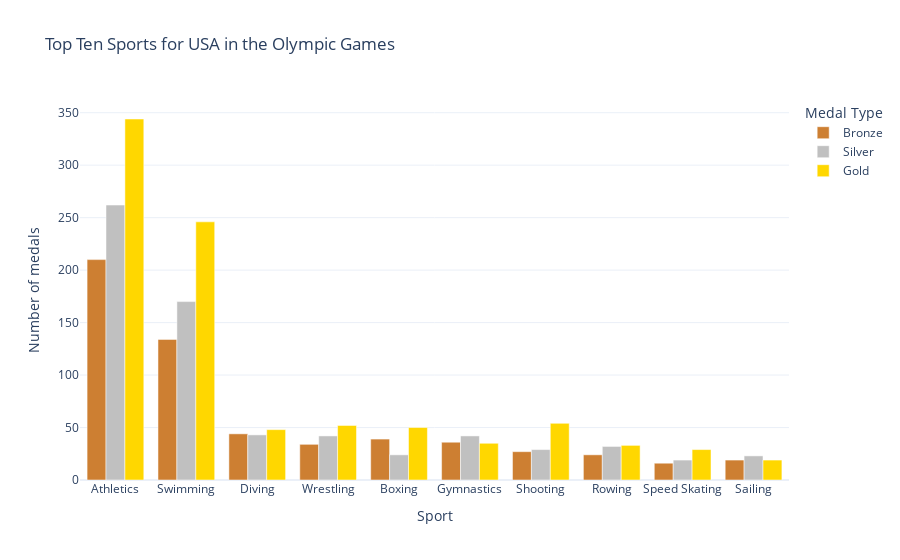

This figure's notebook cell:
### Code cell
medals_top_ten_sport = PlotFigures.plot_medals_per_sport()
medals_top_ten_sport.show()

### Figure 1 — Plotly figure (JSON) as saved in the notebook; plotly's stock layout.template omitted (floating-point values rounded to 4 significant figures)
{"data": [{"alignmentgroup": "True", "hovertemplate": "Medal Type=Bronze<br>Sport=%{x}<br>Number of medals=%{y}<extra></extra>", "legendgroup": "Bronze", "marker": {"color": "#CD7F32", "pattern": {"shape": ""}}, "name": "Bronze", "offsetgroup": "Bronze", "orientation": "v", "showlegend": true, "textposition": "auto", "type": "bar", "x": ["Athletics", "Swimming", "Diving", "Wrestling", "Boxing", "Gymnastics", "Shooting", "Rowing", "Speed Skating", "Sailing"], "xaxis": "x", "y": [210, 134, 44, 34, 39, 36, 27, 24, 16, 19], "yaxis": "y"}, {"alignmentgroup": "True", "hovertemplate": "Medal Type=Silver<br>Sport=%{x}<br>Number of medals=%{y}<extra></extra>", "legendgroup": "Silver", "marker": {"color": "#C0C0C0", "pattern": {"shape": ""}}, "name": "Silver", "offsetgroup": "Silver", "orientation": "v", "showlegend": true, "textposition": "auto", "type": "bar", "x": ["Athletics", "Swimming", "Diving", "Wrestling", "Boxing", "Gymnastics", "Shooting", "Rowing", "Speed Skating", "Sailing"], "xaxis": "x", "y": [262, 170, 43, 42, 24, 42, 29, 32, 19, 23], "yaxis": "y"}, {"alignmentgroup": "True", "hovertemplate": "Medal Type=Gold<br>Sport=%{x}<br>Number of medals=%{y}<extra></extra>", "legendgroup": "Gold", "marker": {"color": "#FFD700", "pattern": {"shape": ""}}, "name": "Gold", "offsetgroup": "Gold", "orientation": "v", "showlegend": true, "textposition": "auto", "type": "bar", "x": ["Athletics", "Swimming", "Diving", "Wrestling", "Boxing", "Gymnastics", "Shooting", "Rowing", "Speed Skating", "Sailing"], "xaxis": "x", "y": [344, 246, 48, 52, 50, 35, 54, 33, 29, 19], "yaxis": "y"}], "layout": {"barmode": "group", "legend": {"title": {"text": "Medal Type"}, "tracegroupgap": 0}, "title": {"text": "Top Ten Sports for USA in the Olympic Games"}, "xaxis": {"anchor": "y", "domain": [0, 1], "title": {"text": "Sport"}}, "yaxis": {"anchor": "x", "domain": [0, 1], "title": {"text": "Number of medals"}}}}
